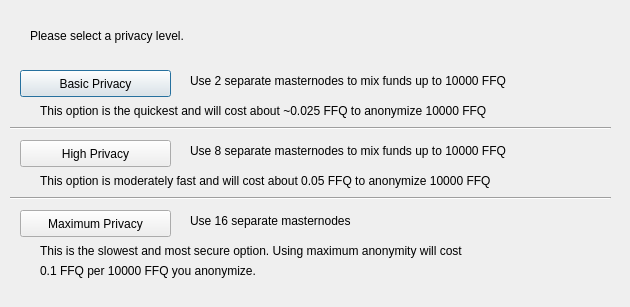
<?xml version="1.0" encoding="UTF-8"?>
<ui version="4.0">
 <class>ObfuscationConfig</class>
 <widget class="QDialog" name="ObfuscationConfig">
  <property name="geometry">
   <rect>
    <x>0</x>
    <y>0</y>
    <width>630</width>
    <height>307</height>
   </rect>
  </property>
  <property name="windowTitle">
   <string>Configure Obfuscation</string>
  </property>
  <widget class="QPushButton" name="buttonBasic">
   <property name="geometry">
    <rect>
     <x>20</x>
     <y>70</y>
     <width>151</width>
     <height>27</height>
    </rect>
   </property>
   <property name="text">
    <string>Basic Privacy</string>
   </property>
  </widget>
  <widget class="QPushButton" name="buttonHigh">
   <property name="geometry">
    <rect>
     <x>20</x>
     <y>140</y>
     <width>151</width>
     <height>27</height>
    </rect>
   </property>
   <property name="text">
    <string>High Privacy</string>
   </property>
  </widget>
  <widget class="QPushButton" name="buttonMax">
   <property name="geometry">
    <rect>
     <x>20</x>
     <y>210</y>
     <width>151</width>
     <height>27</height>
    </rect>
   </property>
   <property name="text">
    <string>Maximum Privacy</string>
   </property>
  </widget>
  <widget class="QLabel" name="label">
   <property name="geometry">
    <rect>
     <x>30</x>
     <y>20</y>
     <width>571</width>
     <height>31</height>
    </rect>
   </property>
   <property name="text">
    <string>Please select a privacy level.</string>
   </property>
  </widget>
  <widget class="QLabel" name="label_2">
   <property name="geometry">
    <rect>
     <x>190</x>
     <y>70</y>
     <width>421</width>
     <height>21</height>
    </rect>
   </property>
   <property name="text">
    <string>Use 2 separate masternodes to mix funds up to 10000 FFQ</string>
   </property>
  </widget>
  <widget class="QLabel" name="label_3">
   <property name="geometry">
    <rect>
     <x>190</x>
     <y>140</y>
     <width>411</width>
     <height>21</height>
    </rect>
   </property>
   <property name="text">
    <string>Use 8 separate masternodes to mix funds up to 10000 FFQ</string>
   </property>
  </widget>
  <widget class="QLabel" name="label_4">
   <property name="geometry">
    <rect>
     <x>190</x>
     <y>210</y>
     <width>421</width>
     <height>21</height>
    </rect>
   </property>
   <property name="text">
    <string>Use 16 separate masternodes</string>
   </property>
  </widget>
  <widget class="QLabel" name="label_6">
   <property name="geometry">
    <rect>
     <x>40</x>
     <y>100</y>
     <width>561</width>
     <height>21</height>
    </rect>
   </property>
   <property name="text">
    <string>This option is the quickest and will cost about ~0.025 FFQ to anonymize 10000 FFQ</string>
   </property>
  </widget>
  <widget class="QLabel" name="label_7">
   <property name="geometry">
    <rect>
     <x>40</x>
     <y>170</y>
     <width>561</width>
     <height>21</height>
    </rect>
   </property>
   <property name="text">
    <string>This option is moderately fast and will cost about 0.05 FFQ to anonymize 10000 FFQ</string>
   </property>
  </widget>
  <widget class="QLabel" name="label_8">
   <property name="geometry">
    <rect>
     <x>40</x>
     <y>240</y>
     <width>561</width>
     <height>21</height>
    </rect>
   </property>
   <property name="text">
    <string>This is the slowest and most secure option. Using maximum anonymity will cost</string>
   </property>
  </widget>
  <widget class="QLabel" name="label_9">
   <property name="geometry">
    <rect>
     <x>40</x>
     <y>260</y>
     <width>561</width>
     <height>21</height>
    </rect>
   </property>
   <property name="text">
    <string>0.1 FFQ per 10000 FFQ you anonymize.</string>
   </property>
  </widget>
  <widget class="Line" name="line">
   <property name="geometry">
    <rect>
     <x>10</x>
     <y>120</y>
     <width>601</width>
     <height>16</height>
    </rect>
   </property>
   <property name="orientation">
    <enum>Qt::Horizontal</enum>
   </property>
  </widget>
  <widget class="Line" name="line_2">
   <property name="geometry">
    <rect>
     <x>10</x>
     <y>190</y>
     <width>601</width>
     <height>16</height>
    </rect>
   </property>
   <property name="orientation">
    <enum>Qt::Horizontal</enum>
   </property>
  </widget>
 </widget>
 <resources/>
 <connections/>
</ui>
